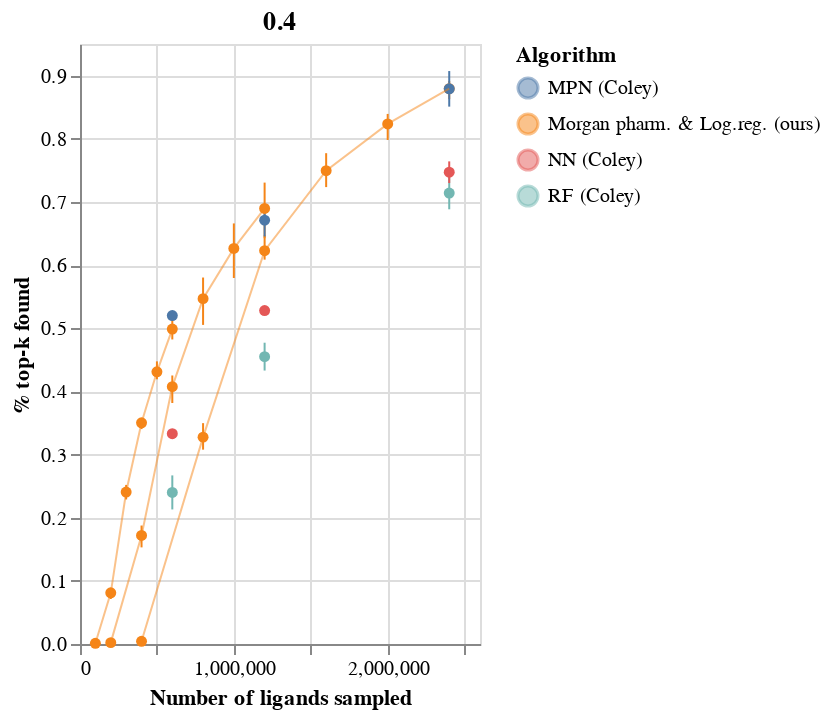

Notebook source saved alongside this figure:
### Code cell
chs[0]+chs[1]+chs[2]

### Figure 1 — Vega-Lite specification as saved in the notebook (floating-point values rounded to 4 significant figures)
{"config": {"view": {"continuousWidth": 400, "continuousHeight": 300}}, "layer": [{"mark": {"type": "errorbar", "extent": "ci"}, "encoding": {"color": {"type": "nominal", "field": "Algorithm"}, "x": {"type": "quantitative", "field": "N ligands explored", "scale": {"domain": [0, 2410000]}, "title": "Number of ligands sampled"}, "y": {"type": "quantitative", "field": "% top-k found", "scale": {"domain": [0, 0.95]}}}}, {"mark": {"type": "point", "color": "black", "filled": true}, "encoding": {"color": {"type": "nominal", "field": "Algorithm"}, "x": {"type": "quantitative", "field": "N ligands explored"}, "y": {"type": "quantitative", "aggregate": "mean", "field": "% top-k found", "scale": {"domain": [0, 0.95]}}}}, {"mark": {"type": "line", "color": "black", "opacity": 0.5, "size": 1}, "encoding": {"color": {"type": "nominal", "field": "Algorithm"}, "x": {"type": "quantitative", "field": "N ligands explored"}, "y": {"type": "quantitative", "aggregate": "mean", "field": "% top-k found", "scale": {"domain": [0, 0.95]}}}}, {"layer": [{"mark": {"type": "errorbar", "extent": "ci"}, "encoding": {"color": {"type": "nominal", "field": "Algorithm"}, "x": {"type": "quantitative", "field": "N ligands explored", "scale": {"domain": [0, 1210000]}, "title": "Number of ligands sampled"}, "y": {"type": "quantitative", "field": "% top-k found", "scale": {"domain": [0, 0.95]}}}}, {"mark": {"type": "point", "color": "black", "filled": true}, "encoding": {"color": {"type": "nominal", "field": "Algorithm"}, "x": {"type": "quantitative", "field": "N ligands explored"}, "y": {"type": "quantitative", "aggregate": "mean", "field": "% top-k found", "scale": {"domain": [0, 0.95]}}}}, {"mark": {"type": "line", "color": "black", "opacity": 0.5, "size": 1}, "encoding": {"color": {"type": "nominal", "field": "Algorithm"}, "x": {"type": "quantitative", "field": "N ligands explored"}, "y": {"type": "quantitative", "aggregate": "mean", "field": "% top-k found", "scale": {"domain": [0, 0.95]}}}}], "data": {"name": "data-7455ae1cdda928ca2d8cb4528a4807b2"}, "title": "0.2", "width": 200}, {"layer": [{"mark": {"type": "errorbar", "extent": "ci"}, "encoding": {"color": {"type": "nominal", "field": "Algorithm"}, "x": {"type": "quantitative", "field": "N ligands explored", "scale": {"domain": [0, 610000]}, "title": "Number of ligands sampled"}, "y": {"type": "quantitative", "field": "% top-k found", "scale": {"domain": [0, 0.95]}}}}, {"mark": {"type": "point", "color": "black", "filled": true}, "encoding": {"color": {"type": "nominal", "field": "Algorithm"}, "x": {"type": "quantitative", "field": "N ligands explored"}, "y": {"type": "quantitative", "aggregate": "mean", "field": "% top-k found", "scale": {"domain": [0, 0.95]}}}}, {"mark": {"type": "line", "color": "black", "opacity": 0.5, "size": 1}, "encoding": {"color": {"type": "nominal", "field": "Algorithm"}, "x": {"type": "quantitative", "field": "N ligands explored"}, "y": {"type": "quantitative", "aggregate": "mean", "field": "% top-k found", "scale": {"domain": [0, 0.95]}}}}], "data": {"name": "data-0c01a76e22be92105ddc77feeec60061"}, "title": "0.1", "width": 200}], "data": {"name": "data-088d808d9d564587e1089f10a2fd406a"}, "title": "0.4", "width": 200, "$schema": "https://vega.github.io/schema/vega-lite/v4.8.1.json", "datasets": {"data-088d808d9d564587e1089f10a2fd406a": [{"Unnamed: 0": 0.0, "Algorithm": "Morgan pharm. & Log.reg. (ours)", "Training size": 400000, "N ligands explored": 400000, "% top-k found": 0.0037}, {"Unnamed: 0": 1.0, "Algorithm": "Morgan pharm. & Log.reg. (ours)", "Training size": 400000, "N ligands explored": 800000, "% top-k found": 0.3077}, {"Unnamed: 0": 2.0, "Algorithm": "Morgan pharm. & Log.reg. (ours)", "Training size": 400000, "N ligands explored": 1200000, "% top-k found": 0.6086}, {"Unnamed: 0": 3.0, "Algorithm": "Morgan pharm. & Log.reg. (ours)", "Training size": 400000, "N ligands explored": 1600000, "% top-k found": 0.7478}, {"Unnamed: 0": 4.0, "Algorithm": "Morgan pharm. & Log.reg. (ours)", "Training size": 400000, "N ligands explored": 2000000, "% top-k found": 0.8267}, {"Unnamed: 0": 5.0, "Algorithm": "Morgan pharm. & Log.reg. (ours)", "Training size": 400000, "N ligands explored": 2400000, "% top-k found": 0.8914}, {"Unnamed: 0": 18.0, "Algorithm": "Morgan pharm. & Log.reg. (ours)", "Training size": 400000, "N ligands explored": 400000, "% top-k found": 0.00448}, {"Unnamed: 0": 19.0, "Algorithm": "Morgan pharm. & Log.reg. (ours)", "Training size": 400000, "N ligands explored": 800000, "% top-k found": 0.3252}, {"Unnamed: 0": 20.0, "Algorithm": "Morgan pharm. & Log.reg. (ours)", "Training size": 400000, "N ligands explored": 1200000, "% top-k found": 0.6125}, {"Unnamed: 0": 21.0, "Algorithm": "Morgan pharm. & Log.reg. (ours)", "Training size": 400000, "N ligands explored": 1600000, "% top-k found": 0.7234}, {"Unnamed: 0": 22.0, "Algorithm": "Morgan pharm. & Log.reg. (ours)", "Training size": 400000, "N ligands explored": 2000000, "% top-k found": 0.798}, {"Unnamed: 0": 23.0, "Algorithm": "Morgan pharm. & Log.reg. (ours)", "Training size": 400000, "N ligands explored": 2400000, "% top-k found": 0.8627}, {"Unnamed: 0": 36.0, "Algorithm": "Morgan pharm. & Log.reg. (ours)", "Training size": 400000, "N ligands explored": 400000, "% top-k found": 0.00448}, {"Unnamed: 0": 37.0, "Algorithm": "Morgan pharm. & Log.reg. (ours)", "Training size": 400000, "N ligands explored": 800000, "% top-k found": 0.3497}, {"Unnamed: 0": 38.0, "Algorithm": "Morgan pharm. & Log.reg. (ours)", "Training size": 400000, "N ligands explored": 1200000, "% top-k found": 0.647}, {"Unnamed: 0": 39.0, "Algorithm": "Morgan pharm. & Log.reg. (ours)", "Training size": 400000, "N ligands explored": 1600000, "% top-k found": 0.7771}, {"Unnamed: 0": 40.0, "Algorithm": "Morgan pharm. & Log.reg. (ours)", "Training size": 400000, "N ligands explored": 2000000, "% top-k found": 0.8456}, {"Unnamed: 0": 41.0, "Algorithm": "Morgan pharm. & Log.reg. (ours)", "Training size": 400000, "N ligands explored": 2400000, "% top-k found": 0.8836}, {"Unnamed: 0": null, "Algorithm": "RF (Coley)", "Training size": 400000, "N ligands explored": 2400000, "% top-k found": 0.6883}, {"Unnamed: 0": null, "Algorithm": "RF (Coley)", "Training size": 400000, "N ligands explored": 2400000, "% top-k found": 0.714}, {"Unnamed: 0": null, "Algorithm": "RF (Coley)", "Training size": 400000, "N ligands explored": 2400000, "% top-k found": 0.7397}, {"Unnamed: 0": null, "Algorithm": "NN (Coley)", "Training size": 400000, "N ligands explored": 2400000, "% top-k found": 0.7299}, {"Unnamed: 0": null, "Algorithm": "NN (Coley)", "Training size": 400000, "N ligands explored": 2400000, "% top-k found": 0.747}, {"Unnamed: 0": null, "Algorithm": "NN (Coley)", "Training size": 400000, "N ligands explored": 2400000, "% top-k found": 0.7641}, {"Unnamed: 0": null, "Algorithm": "MPN (Coley)", "Training size": 400000, "N ligands explored": 2400000, "% top-k found": 0.8508}, {"Unnamed: 0": null, "Algorithm": "MPN (Coley)", "Training size": 400000, "N ligands explored": 2400000, "% top-k found": 0.879}, {"Unnamed: 0": null, "Algorithm": "MPN (Coley)", "Training size": 400000, "N ligands explored": 2400000, "% top-k found": 0.9072}], "data-7455ae1cdda928ca2d8cb4528a4807b2": [{"Unnamed: 0": 6.0, "Algorithm": "Morgan pharm. & Log.reg. (ours)", "Training size": 200000, "N ligands explored": 200000, "% top-k found": 0.00178}, {"Unnamed: 0": 7.0, "Algorithm": "Morgan pharm. & Log.reg. (ours)", "Training size": 200000, "N ligands explored": 400000, "% top-k found": 0.153}, {"Unnamed: 0": 8.0, "Algorithm": "Morgan pharm. & Log.reg. (ours)", "Training size": 200000, "N ligands explored": 600000, "% top-k found": 0.3816}, {"Unnamed: 0": 9.0, "Algorithm": "Morgan pharm. & Log.reg. (ours)", "Training size": 200000, "N ligands explored": 800000, "% top-k found": 0.5052}, {"Unnamed: 0": 10.0, "Algorithm": "Morgan pharm. & Log.reg. (ours)", "Training size": 200000, "N ligands explored": 1000000, "% top-k found": 0.5795}, {"Unnamed: 0": 11.0, "Algorithm": "Morgan pharm. & Log.reg. (ours)", "Training size": 200000, "N ligands explored": 1200000, "% top-k found": 0.6425}, {"Unnamed: 0": 24.0, "Algorithm": "Morgan pharm. & Log.reg. (ours)", "Training size": 200000, "N ligands explored": 200000, "% top-k found": 0.0022}, {"Unnamed: 0": 25.0, "Algorithm": "Morgan pharm. & Log.reg. (ours)", "Training size": 200000, "N ligands explored": 400000, "% top-k found": 0.175}, {"Unnamed: 0": 26.0, "Algorithm": "Morgan pharm. & Log.reg. (ours)", "Training size": 200000, "N ligands explored": 600000, "% top-k found": 0.4158}, {"Unnamed: 0": 27.0, "Algorithm": "Morgan pharm. & Log.reg. (ours)", "Training size": 200000, "N ligands explored": 800000, "% top-k found": 0.555}, {"Unnamed: 0": 28.0, "Algorithm": "Morgan pharm. & Log.reg. (ours)", "Training size": 200000, "N ligands explored": 1000000, "% top-k found": 0.6335}, {"Unnamed: 0": 29.0, "Algorithm": "Morgan pharm. & Log.reg. (ours)", "Training size": 200000, "N ligands explored": 1200000, "% top-k found": 0.6957}, {"Unnamed: 0": 42.0, "Algorithm": "Morgan pharm. & Log.reg. (ours)", "Training size": 200000, "N ligands explored": 200000, "% top-k found": 0.00254}, {"Unnamed: 0": 43.0, "Algorithm": "Morgan pharm. & Log.reg. (ours)", "Training size": 200000, "N ligands explored": 400000, "% top-k found": 0.1876}, {"Unnamed: 0": 44.0, "Algorithm": "Morgan pharm. & Log.reg. (ours)", "Training size": 200000, "N ligands explored": 600000, "% top-k found": 0.4252}, {"Unnamed: 0": 45.0, "Algorithm": "Morgan pharm. & Log.reg. (ours)", "Training size": 200000, "N ligands explored": 800000, "% top-k found": 0.5802}, {"Unnamed: 0": 46.0, "Algorithm": "Morgan pharm. & Log.reg. (ours)", "Training size": 200000, "N ligands explored": 1000000, "% top-k found": 0.6659}, {"Unnamed: 0": 47.0, "Algorithm": "Morgan pharm. & Log.reg. (ours)", "Training size": 200000, "N ligands explored": 1200000, "% top-k found": 0.7306}, {"Unnamed: 0": null, "Algorithm": "RF (Coley)", "Training size": 200000, "N ligands explored": 1200000, "% top-k found": 0.433}, {"Unnamed: 0": null, "Algorithm": "RF (Coley)", "Training size": 200000, "N ligands explored": 1200000, "% top-k found": 0.455}, {"Unnamed: 0": null, "Algorithm": "RF (Coley)", "Training size": 200000, "N ligands explored": 1200000, "% top-k found": 0.477}, {"Unnamed: 0": null, "Algorithm": "NN (Coley)", "Training size": 200000, "N ligands explored": 1200000, "% top-k found": 0.5219}, {"Unnamed: 0": null, "Algorithm": "NN (Coley)", "Training size": 200000, "N ligands explored": 1200000, "% top-k found": 0.528}, {"Unnamed: 0": null, "Algorithm": "NN (Coley)", "Training size": 200000, "N ligands explored": 1200000, "% top-k found": 0.5341}, {"Unnamed: 0": null, "Algorithm": "MPN (Coley)", "Training size": 200000, "N ligands explored": 1200000, "% top-k found": 0.6453}, {"Unnamed: 0": null, "Algorithm": "MPN (Coley)", "Training size": 200000, "N ligands explored": 1200000, "% top-k found": 0.671}, {"Unnamed: 0": null, "Algorithm": "MPN (Coley)", "Training size": 200000, "N ligands explored": 1200000, "% top-k found": 0.6967}], "data-0c01a76e22be92105ddc77feeec60061": [{"Unnamed: 0": 12.0, "Algorithm": "Morgan pharm. & Log.reg. (ours)", "Training size": 100000, "N ligands explored": 100000, "% top-k found": 0.00094}, {"Unnamed: 0": 13.0, "Algorithm": "Morgan pharm. & Log.reg. (ours)", "Training size": 100000, "N ligands explored": 200000, "% top-k found": 0.07122}, {"Unnamed: 0": 14.0, "Algorithm": "Morgan pharm. & Log.reg. (ours)", "Training size": 100000, "N ligands explored": 300000, "% top-k found": 0.2289}, {"Unnamed: 0": 15.0, "Algorithm": "Morgan pharm. & Log.reg. (ours)", "Training size": 100000, "N ligands explored": 400000, "% top-k found": 0.3403}, {"Unnamed: 0": 16.0, "Algorithm": "Morgan pharm. & Log.reg. (ours)", "Training size": 100000, "N ligands explored": 500000, "% top-k found": 0.4191}, {"Unnamed: 0": 17.0, "Algorithm": "Morgan pharm. & Log.reg. (ours)", "Training size": 100000, "N ligands explored": 600000, "% top-k found": 0.4822}, {"Unnamed: 0": 30.0, "Algorithm": "Morgan pharm. & Log.reg. (ours)", "Training size": 100000, "N ligands explored": 100000, "% top-k found": 0.00116}, {"Unnamed: 0": 31.0, "Algorithm": "Morgan pharm. & Log.reg. (ours)", "Training size": 100000, "N ligands explored": 200000, "% top-k found": 0.08806}, {"Unnamed: 0": 32.0, "Algorithm": "Morgan pharm. & Log.reg. (ours)", "Training size": 100000, "N ligands explored": 300000, "% top-k found": 0.2519}, {"Unnamed: 0": 33.0, "Algorithm": "Morgan pharm. & Log.reg. (ours)", "Training size": 100000, "N ligands explored": 400000, "% top-k found": 0.3532}, {"Unnamed: 0": 34.0, "Algorithm": "Morgan pharm. & Log.reg. (ours)", "Training size": 100000, "N ligands explored": 500000, "% top-k found": 0.4263}, {"Unnamed: 0": 35.0, "Algorithm": "Morgan pharm. & Log.reg. (ours)", "Training size": 100000, "N ligands explored": 600000, "% top-k found": 0.4829}, {"Unnamed: 0": 48.0, "Algorithm": "Morgan pharm. & Log.reg. (ours)", "Training size": 100000, "N ligands explored": 100000, "% top-k found": 0.00118}, {"Unnamed: 0": 49.0, "Algorithm": "Morgan pharm. & Log.reg. (ours)", "Training size": 100000, "N ligands explored": 200000, "% top-k found": 0.08394}, {"Unnamed: 0": 50.0, "Algorithm": "Morgan pharm. & Log.reg. (ours)", "Training size": 100000, "N ligands explored": 300000, "% top-k found": 0.2411}, {"Unnamed: 0": 51.0, "Algorithm": "Morgan pharm. & Log.reg. (ours)", "Training size": 100000, "N ligands explored": 400000, "% top-k found": 0.357}, {"Unnamed: 0": 52.0, "Algorithm": "Morgan pharm. & Log.reg. (ours)", "Training size": 100000, "N ligands explored": 500000, "% top-k found": 0.4475}, {"Unnamed: 0": 53.0, "Algorithm": "Morgan pharm. & Log.reg. (ours)", "Training size": 100000, "N ligands explored": 600000, "% top-k found": 0.5309}, {"Unnamed: 0": null, "Algorithm": "RF (Coley)", "Training size": 100000, "N ligands explored": 600000, "% top-k found": 0.2131}, {"Unnamed: 0": null, "Algorithm": "RF (Coley)", "Training size": 100000, "N ligands explored": 600000, "% top-k found": 0.24}, {"Unnamed: 0": null, "Algorithm": "RF (Coley)", "Training size": 100000, "N ligands explored": 600000, "% top-k found": 0.2669}, {"Unnamed: 0": null, "Algorithm": "NN (Coley)", "Training size": 100000, "N ligands explored": 600000, "% top-k found": 0.3293}, {"Unnamed: 0": null, "Algorithm": "NN (Coley)", "Training size": 100000, "N ligands explored": 600000, "% top-k found": 0.333}, {"Unnamed: 0": null, "Algorithm": "NN (Coley)", "Training size": 100000, "N ligands explored": 600000, "% top-k found": 0.3367}, {"Unnamed: 0": null, "Algorithm": "MPN (Coley)", "Training size": 100000, "N ligands explored": 600000, "% top-k found": 0.5139}, {"Unnamed: 0": null, "Algorithm": "MPN (Coley)", "Training size": 100000, "N ligands explored": 600000, "% top-k found": 0.52}, {"Unnamed: 0": null, "Algorithm": "MPN (Coley)", "Training size": 100000, "N ligands explored": 600000, "% top-k found": 0.5261}]}}
